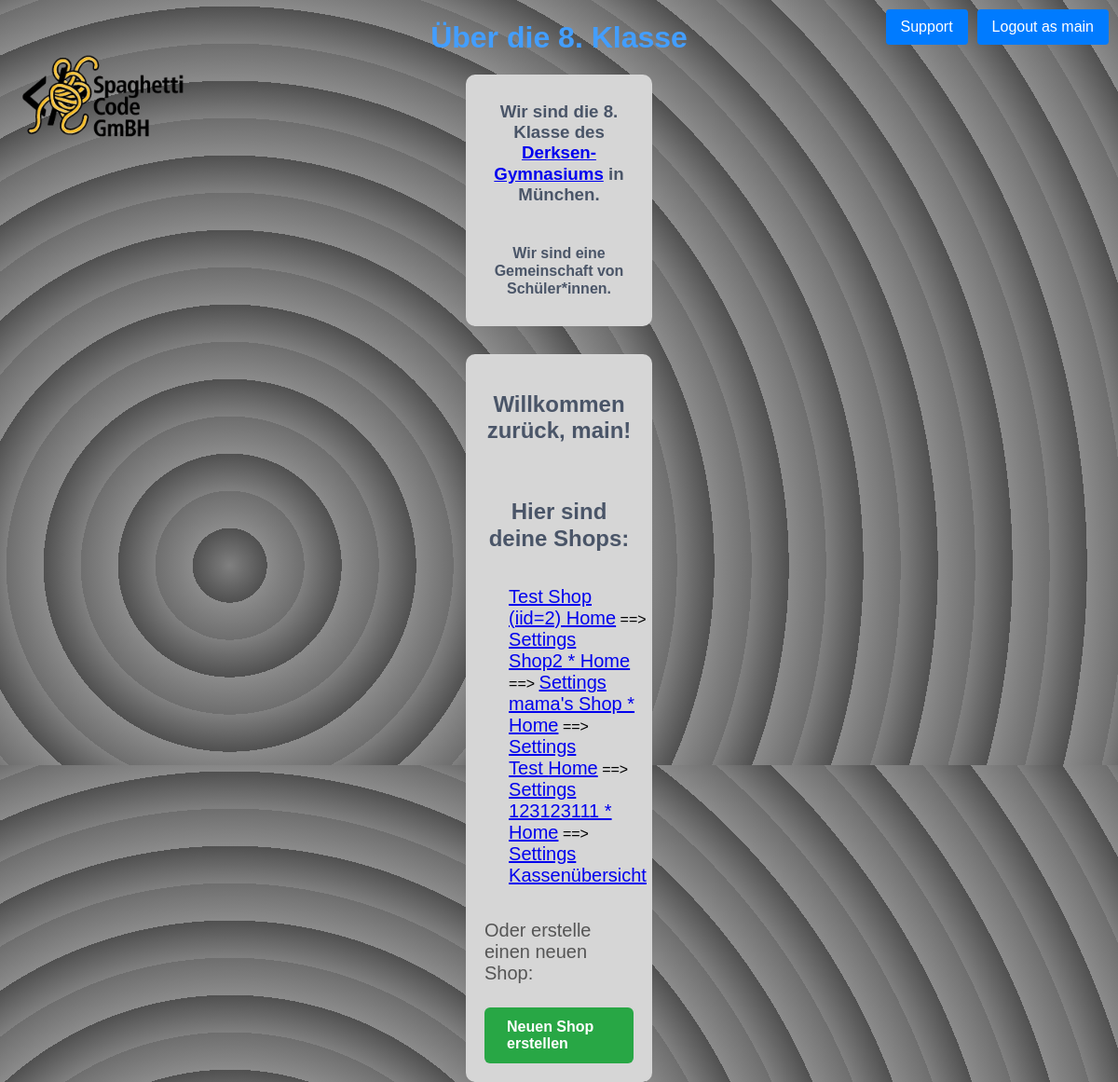
The page / (signed in) on the database its author committed.
### main/models.py (models this page shows, shortened)
class Shop(models.Model):
    name = models.CharField(max_length=50)
    sellers = models.ManyToManyField(User)

### main/views.py (the view)
# urls.py: path("", index, name="index"),
def index(request):
    log(f"{request.user.username} accessed {request.META.get('HTTP_REFERER', '/')} page")
    shops = Shop.objects.all()
    user_shops = Shop.objects.filter(sellers=request.user) if request.user.is_authenticated else []
    shops_with_marker = []
    for shop in shops:
        name = shop.name
        if request.user.is_superuser and request.user not in shop.sellers.all():
            name += " *"
        shops_with_marker.append({'shop': shop, 'display_name': name})
    context = {
        'shops': shops,
        'user_shops': user_shops,
        'marker_shops': shops_with_marker,
    }
    return render(request, 'index.html', context)

### main/log.py (called while the page is built, shortened)
def log(message, level=0):
    info = None
    if level == 0:
        info = ('[Info] ' + message + ' --at-- ' + str(datetime.now()))
    elif level == 1:
        info = ('[Warning] ' + message + ' --at-- ' + str(datetime.now()))
    elif level == 2:
        info = ('[Error] ' + message + ' --at-- ' + str(datetime.now()))
    elif level == 3:
        info = ('[Critical Error] ' + message + ' --at-- ' + str(datetime.now()))
    os.makedirs('logs', exist_ok=True)
    with open('logs/log-' + str(dt.date.today()) + '.txt', 'a') as f:
        f.write(info + '\n')

### main/templates/index.html (shortened to what this page needs)
{% extends "base.html" %}
{% load static %}
{% block content %}
<div class="content-wrapper">
    <h1 style="text-align: center; color: #439effff;">Über die 8. Klasse</h1>
    <section style="display: flex; flex-direction: column; align-items: center; background-color:rgb(214, 214, 214); border-radius: 10px; padding: 10px; margin-left: 500px; margin-right: 500px">
        <h3 style="color: #4a5568;">Wir sind die 8. Klasse des <a href="https://www.derksen-gym.de/">Derksen-Gymnasiums</a> in München.</h3>
        <h4 style="color: #4a5568;">Wir sind eine Gemeinschaft von  Schüler*innen.</h4>
    </section>
    {% if user.is_authenticated %}
    <section style="display: flex; flex-direction: column; align-items: center; background-color:rgb(214, 214, 214); border-radius: 10px; padding: 20px; margin: 30px; margin-right: 500px; margin-left: 500px;">
        <h2 style="color: #4a5568;">Willkommen zurück, {{ user.username }}!</h2>
        <br>
        <h2 style="color: #4a5568;">Hier sind deine Shops:</h2>
        <ul>
            {% if user.is_superuser %}
            {% for shop in marker_shops %}
            <a style="font-size: 20px;" href="{% url 'Shop' shop.shop.id %}">{{ shop.display_name }} Home</a>   ==>   <a style="font-size: 20px;" href="{% url 'ShopSettings' shop.shop.id %}">Settings</a>
            <br>
            {% endfor %}
            {% else %}
            {% for shop in user_shops %}
                <br>
                <a style="font-size: 20px;" href="{% url 'Shop' shop.id %}">{{ shop.name }} Home</a>   ==>   <a href="{% url 'ShopSettings' shop.id %}">Settings</a>
            {% endfor %}
            {% endif %}
            {% if user.is_staff %}
            <a style="font-size: 20px;" href="{% url 'cash_register' %}">Kassenübersicht</a>
            {% endif %}
        </ul>
        <p style="font-size: 20px;" style="color: #4a5568;">Oder erstelle einen neuen Shop:</p>
        <div style="display: flex; justify-content: center; margin-top: 10px;">
            <a href="{% url 'createShop' %}"
               style="background-color: #28a745; color: white; padding: 12px 24px;
                      border-radius: 6px; text-decoration: none; font-size: 16px;
                      font-weight: bold; transition: background-color 0.3s ease;">
                Neuen Shop erstellen
            </a>
        </div>
    </section>
    {% endif %}
</div>
{% endblock %}

### main/templates/base.html (shortened to what this page needs)
{% load static %}
<!DOCTYPE html>
<html lang="en">
<head>
</head>
<body>
{% if user.is_authenticated %}
<div style="position: absolute; top: 10px; right: 10px; display: flex; gap: 10px;">
    <a href="/help"><button type="button">Support</button></a>
    <form method="post" action="{% url 'logout' %}">
        <button type="submit">Logout as {{ user.username }}</button>
    </form>
</div>
{% else %}
<div style="position: absolute; top: 10px; right: 10px; display: flex; gap: 10px;">
    <button type="button" onclick="window.location.href='{% url 'login' %}'">Login</button>
    <button type="button" onclick="window.location.href='{% url 'signup' %}'">Signup</button>
</div>
{% endif %}
<div id="logo-container">
    <a href="/">
        <img src="{% static 'main/logo.png' %}" alt="Logo">
    </a>
</div>
{% block content %}{% endblock content %}
</body>
</html>

### main/templates/base.html (style rules this page uses)
body { height: 100vh; margin: 0; font-family: Arial, sans-serif; background: repeating-radial-gradient( circle at 50% 50%, #808080, #505050 40px, #8b8b8b 40px, #6e6e6e 80px ); }
h1, h2, h3, h4, h5, h6 { color: #333; margin-bottom: 20px; line-height: 1.2; text-align: center; }
p { margin-bottom: 15px; color: #555; }
button, input[type="submit"] { background-color: #007bff; color: #fff; border: none; padding: 10px 16px; cursor: pointer; border-radius: 4px; font-size: 16px; transition: background-color 0.3s ease; }
#logo-container { position: absolute; }
#logo-container img { height: 200px; }

### rows shown on the page
Shop: display_name "Test Shop (iid=2)"
Shop: display_name "Shop2 *"
Shop: display_name "mama's Shop *"
Shop: display_name "Test"
Shop: display_name "123123111 *"

### other values the page prints
{{ user.username }} "main"
